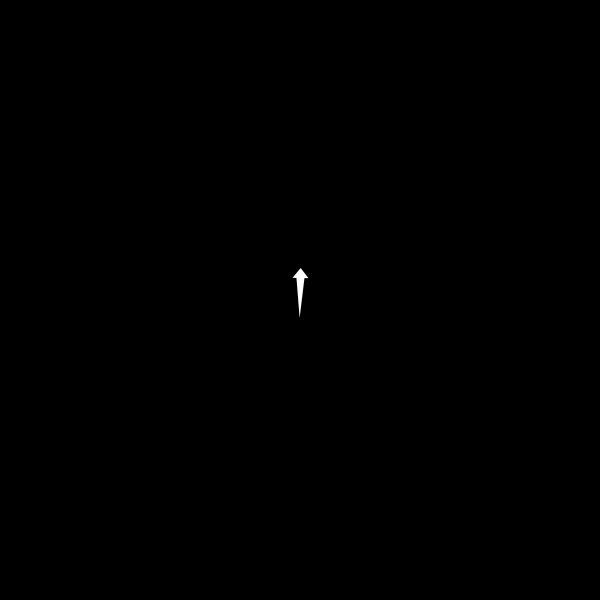
Frame 1 (no input)
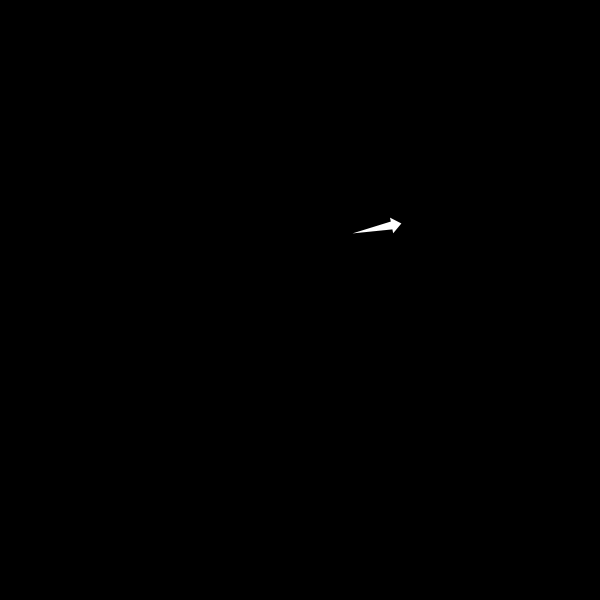
Frame 60 (the mouse pressed at the canvas centre just before this capture)
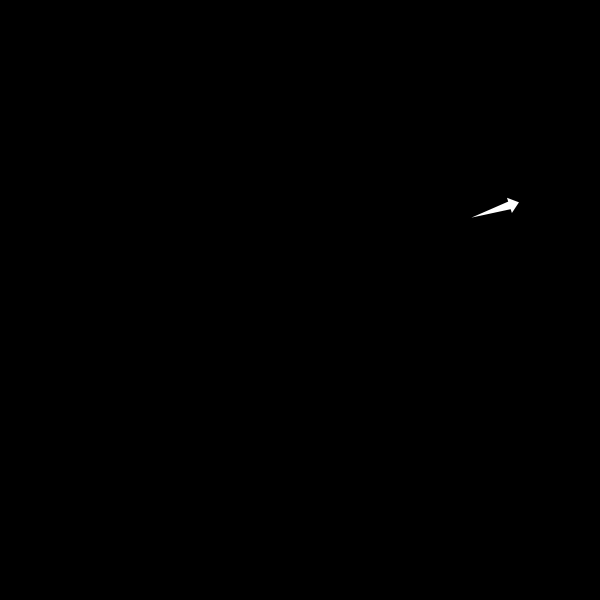
Frame 120 (the mouse held since frame 60 and released just before this capture)

The Processing sketch that drew these frames (run headless with seeded random() and noise(); from frame 60 on, the mouse is pressed at the canvas centre):

// Processing sketch: mouvement_aleatoire_fluide
// ── mouvement_aleatoire_fluide.pde
// renaud.jean-francois(arobas)uqam(point)ca
// Syntaxe Processing version 3.0
// vendredi, 9 octobre 2015

// Exemple de gestion du déplacement par PVector.
// Cas simple d’un seul mobile à vitesse constante, mais dont la direction
// sera affectée par une force aléatoire.

Mobile m1;

int timeSteps = 0; // maintenir le format de type entier
float noiseScale = 0.0005;
float amplitude =90;
float delta = 0;

void setup() {
  size(600, 600);
  background(0);
  fill(255);
  noStroke();
  m1 = new Mobile();

  noiseSeed(System.currentTimeMillis());
  noiseDetail(4, 0.54321);
}

void draw() {
  background(0);
  m1.update();
  m1.display();
}

class Mobile {
  PVector loc, vel, brownien; // ajout d’un vecteur
  float angle;

  Mobile() {
    // Position initiale du mobile :
    loc = new PVector(300, 300);

    // Direction de déplacement à la création de l'objet:
    vel = new PVector(0, -2, 0);

    // On règle l’orientation du mobile.
    angle = vel.heading();
  }

  void update() {

    // 1. Mise à jour constante de la force
    delta = ((noise(timeSteps*noiseScale))*amplitude)-(amplitude*0.5);
    delta = constrain(delta, -(amplitude*0.5), (amplitude*0.5));
    timeSteps++;
    brownien = PVector.fromAngle(delta);
    brownien.normalize();
    // Réduction de la force par rapport à un vecteur normé
    brownien.mult(0.05);

    // 2. Mise à jour de la vélocité selon la force aléatoire
    vel.add(brownien);

    // 3. On limite la vélocité
    vel.limit(2);

    // 4. Mise à jour de l'emplacement selon la vélocité
    loc.add(vel);

    // On appelle la méthode qui permet de vérifier le contact avec les bords du sketch.
    boucleTopologique();

    // Mise à jour de l’orientation du carré dans l’axe de déplacement
    // seulement s’il y a déplacement :
    if (vel.mag() > 0) {
      angle = vel.heading();
    }
  }

  void display() {
    //Recours aux transformateurs géométriques, en raison de l’utilisation de la rotation
    pushMatrix();
    translate(loc.x, loc.y);
    rotate(angle);
    // Forme de l’objet :
    beginShape();
    vertex(-20, 0);
    vertex(20, -4);
    vertex(20, -8);
    vertex(30, 0);
    vertex(20, 8);
    vertex(20, 4);
    endShape(CLOSE);
    popMatrix();
  }

  // Pour continuer de suivre le déplacement de notre mobile
  // lorsqu’il quitte la zone du sketch.
  void boucleTopologique() {
    if (loc.x > width) {
      //loc.x = 0;
      loc.set(0, loc.y, 0);
    } else if (loc.x < 0) {
      loc.set(width, loc.y, 0);
    }

    if (loc.y > height) {
      //loc.y = 0;
      loc.set(loc.x, 0, 0);
    } else if (loc.y < 0) {
      loc.set(loc.x, height, 0);
    }
  }
}

void mousePressed() {
  println(frameRate);
}
